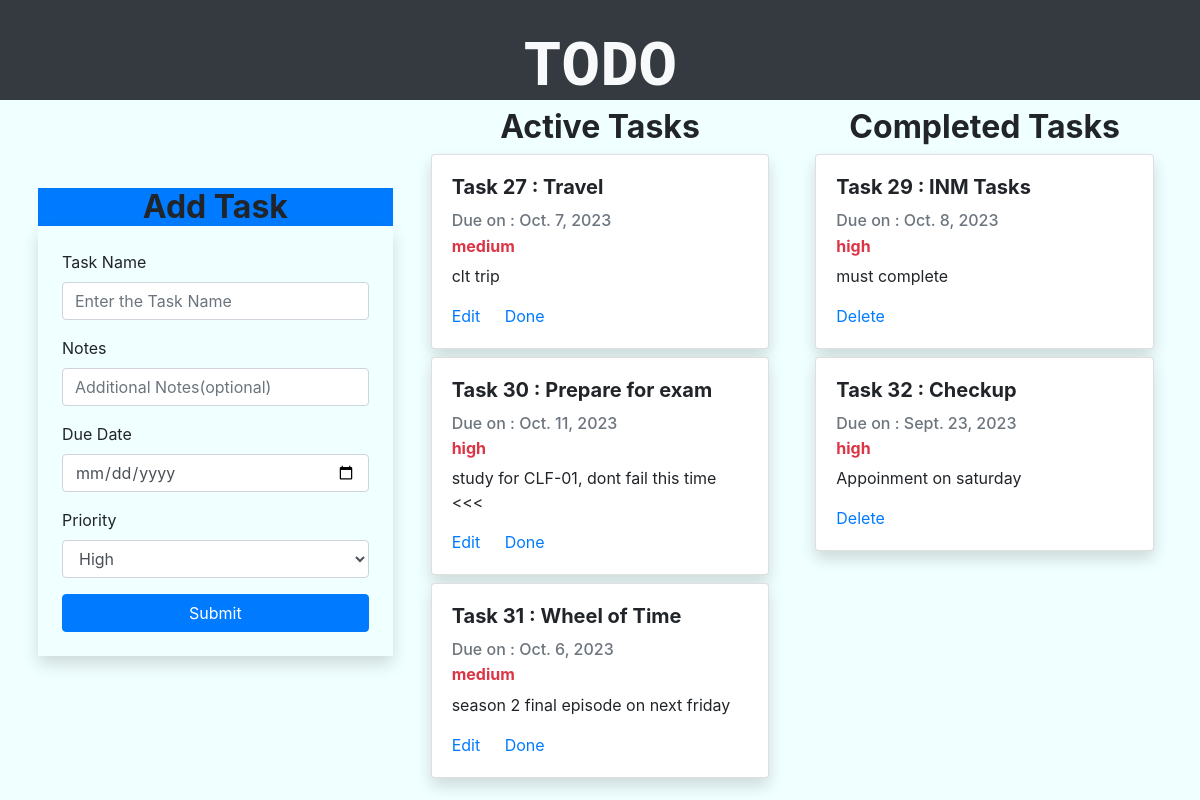
The page / on the database its author committed.
### todoapp/models.py (models this page shows, shortened)
class Task(models.Model):
    title = models.CharField(max_length=200)
    priority = models.CharField(max_length=10, choices=[('high', 'High'), ('medium', 'Medium'), ('low', 'Low')])
    due_date = models.DateField(null=True, blank=True)
    notes = models.CharField(max_length=500, null=True, blank=True)
    completed = models.BooleanField(default=False, blank=True, null=True)

### todoapp/views.py (the view, shortened to what this page needs)
# urls.py: path('', tasks, name='task_todo'),
def tasks(req):
    tasks=Task.objects.filter(completed=False)
    ctasks=Task.objects.filter(completed=True)
    return render(req, 'todo.html', {'tasks':tasks,'ctasks':ctasks})

### templates/todo.html (shortened to what this page needs)
{% extends 'base.html' %}
{% block content %}
    <div class="container p-2" >
        <div class="row">
            <div class="col-md-4">
                <h2 class="text-center bg-primary font-weight-bold" style="margin-top: 80px;margin-bottom: 0;">Add Task</h2>
                <form action="" method="post" class="shadow p-4">
                    <div class="form-group">
                        <label for="task">Task Name</label>
                        <input type="text" class="form-control" name="task" placeholder="Enter the Task Name">
                    </div>
                    <div class="form-group">
                        <label for="task">Notes</label>
                        <input type="text" class="form-control" name="notes" placeholder="Additional Notes(optional)">
                    </div>
                    <div class="form-group">
                        <label for="task">Due Date</label>
                        <input type="date" class="form-control" name="due_date" placeholder="Enter the Task Name">
                    </div>
                    <div class="form-group">
                        <label for="priority">Priority</label>
                        <select class="form-control" id="priority" name="priority">
                            <option value="high">High</option>
                        </select>
                    </div>
                    <button type="submit" class="btn btn-block btn-primary">Submit</button>
                </form>
            </div>
            <div class="col-md-4">
                <h2 class="text-center  font-weight-bold">Active Tasks</h2>
                {% for i in tasks %}
                <div class="card   m-2 shadow" >
                    <div class="card-body">
                      <h5 class="card-title font-weight-bold">Task {{i.id}} : {{i.title}}</h5>
                      <h6 class="card-title text-muted">Due on : {{i.due_date}} </h6>
                      <h6 class="card-subtitle mb-2  font-weight-bold text-danger">{{i.priority}}</h6>
                      <p class="card-text">{{i.notes}}</p>
                      <a href="{% url 'edit_task' i.id %}" class="card-link">Edit</a>
                      <a href="{% url 'complete' i.id %}" class="card-link">Done</a>
                    </div>
                  </div>
                {%endfor%}
            </div>
            <div class="col-md-4">
                <h2 class="text-center font-weight-bold">Completed Tasks</h2>
                {% for i in ctasks%}
                <div class="card  card-block m-2 shadow" >
                    <div class="card-body">
                        <h5 class="card-title font-weight-bold">Task {{i.id}} : {{i.title}}</h5>
                        <h6 class="card-title text-muted">Due on : {{i.due_date}} </h6>
                        <h6 class="card-subtitle mb-2  font-weight-bold text-danger">{{i.priority}}</h6>
                        <p class="card-text">{{i.notes}}</p>
                      <a href="{% url 'delete_task' i.id %}" class="card-link">Delete</a>
                    </div>
                  </div>
                {%endfor%}
            </div>
        </div>
    </div>
{% endblock %}

### templates/base.html (shortened to what this page needs)
{% load static %}
<!doctype html>
<html lang="en">
  <head>
    <link rel="stylesheet" href="https://stackpath.bootstrapcdn.com/bootstrap/4.3.1/css/bootstrap.min.css">
    <link rel="stylesheet" href="">
  </head>
  <body>
    <div class="text-center bg-dark " style="height: 100px;">
      <h1 class="font-weight-bold text-light" style="padding-top: 30px; font-family:'Courier New', Courier, monospace; font-size: 64px;">TODO</h1>
    </div>
    {% block content %}
    {%endblock%}
  </body>
</html>

### templates/todo.html (style rules this page uses)
body { background-color:azure; }

### rows shown on the page
Task: id "27", title "Travel", due_date "Oct. 7, 2023", priority "medium", notes "clt trip"
Task: id "30", title "Prepare for exam", due_date "Oct. 11, 2023", priority "high", notes "study for CLF-01, dont fail this time <<<"
Task: id "31", title "Wheel of Time", due_date "Oct. 6, 2023", priority "medium", notes "season 2 final episode on next friday"
Task: id "29", title "INM Tasks", due_date "Oct. 8, 2023", priority "high", notes "must complete"
Task: id "32", title "Checkup", due_date "Sept. 23, 2023", priority "high", notes "Appoinment on saturday"
